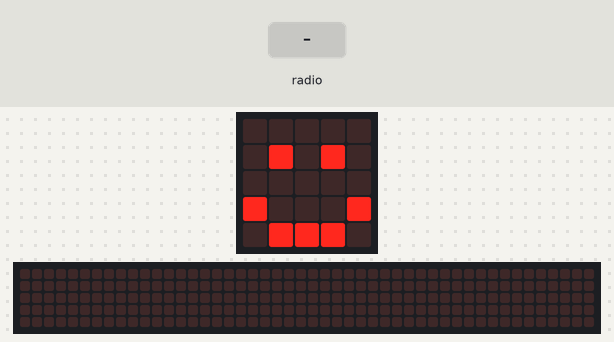
This program was run on a simulated BBC micro:bit running MicroPython. Shown: the board's 5×5 LED display, a strip that is not on the board, showing the scrolling text unrolled. The test bench sets the inputs (shaded band). The 48×5 strip is a reading aid, not a part: it shows the text the display is scrolling, unrolled, one strip-width of it at a time.

Above: at 1.2 s.
1.3 s: radio message "1" arrives
At 1.37 s:
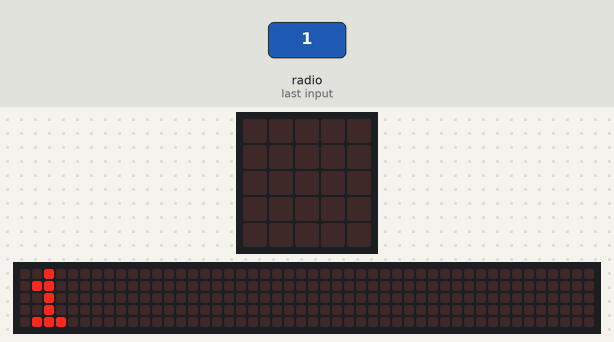
At 3.6 s:
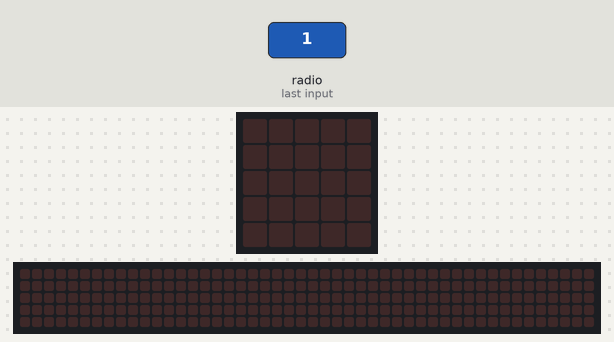
Timing chart, 0 to 5.1 s (numbered marks = the images above; inputs shaded):
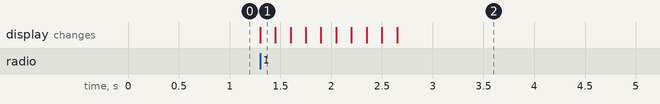

Measured:
- after the input at 1.3 s, the display: changes at once (image 1)

The program:

bus-receiver.py
```python
from microbit import *
import radio

display.show(Image.HAPPY)

radio.config(channel=0, queue=1) # Channel to use from number on handout

while True:
    data = radio.receive()

    if data:
        display.scroll(data)
```
